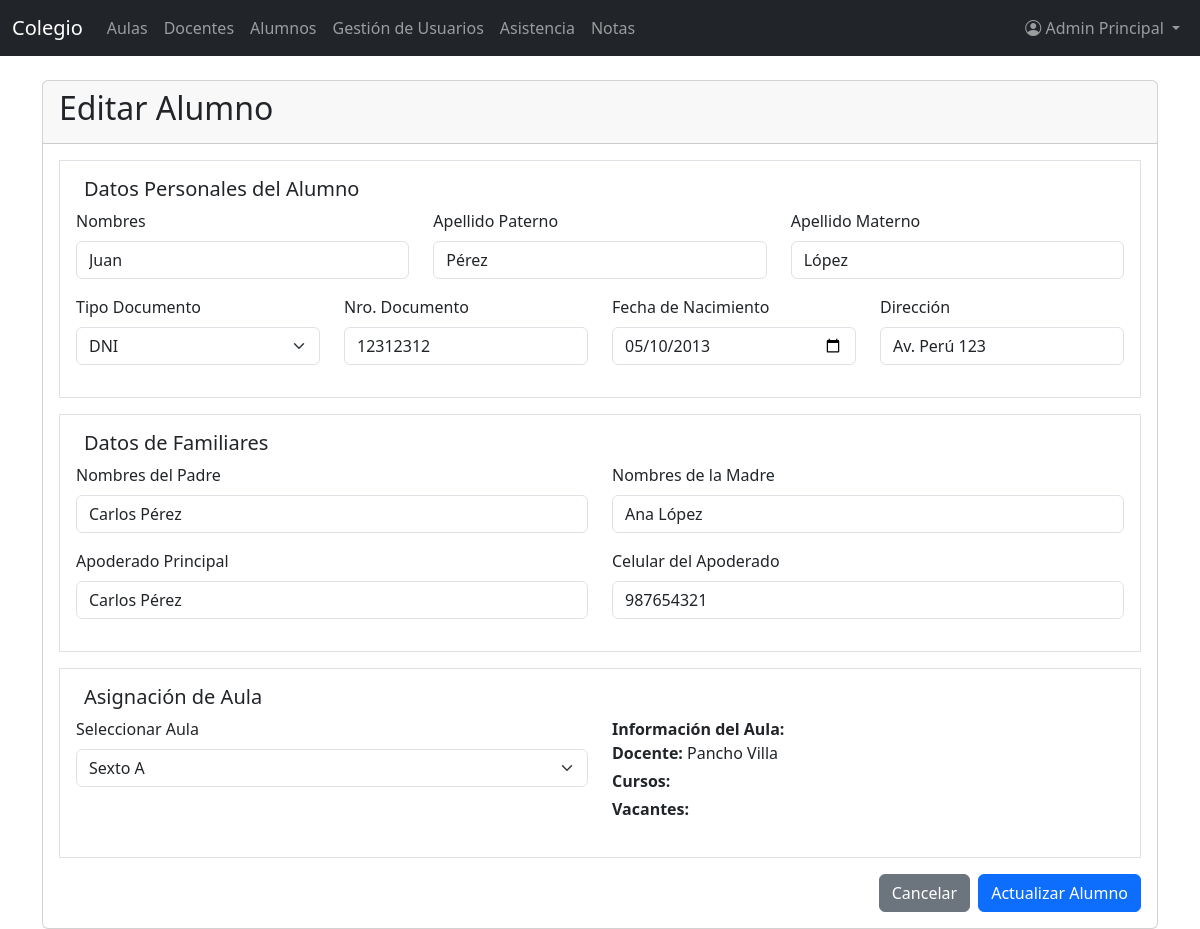
The app's page /index.php?controller=alumno&action=edit&id=1 (signed in) with its own data.
### tables this page shows
CREATE TABLE `alumnos` (
  `id` int(11) NOT NULL,
  `tipo_documento` varchar(20) DEFAULT NULL,
  `dni` varchar(20) DEFAULT NULL,
  `nombres` varchar(100) DEFAULT NULL,
  `apellido_paterno` varchar(100) DEFAULT NULL,
  `apellido_materno` varchar(100) DEFAULT NULL,
  `fecha_nacimiento` date DEFAULT NULL,
  `direccion` varchar(150) DEFAULT NULL,
  `padre` varchar(100) DEFAULT NULL,
  `madre` varchar(100) DEFAULT NULL,
  `apoderado` varchar(100) DEFAULT NULL,
  `celular_apoderado` varchar(20) DEFAULT NULL,
  `fecha_ingreso` date DEFAULT NULL,
  `grupo_id` int(11) DEFAULT NULL,
  `nota_ponderada` decimal(5,2) DEFAULT NULL
);

CREATE TABLE `grupos` (
  `id` int(11) NOT NULL,
  `grado_id` int(11) NOT NULL,
  `seccion_id` int(11) NOT NULL,
  `anio_id` int(11) NOT NULL,
  `docente_id` int(11) DEFAULT NULL
);

CREATE TABLE `grados` (
  `id` int(11) NOT NULL,
  `nombre` varchar(20) DEFAULT NULL
);

CREATE TABLE `secciones` (
  `id` int(11) NOT NULL,
  `nombre` varchar(5) DEFAULT NULL
);

CREATE TABLE `docentes` (
  `id` int(11) NOT NULL,
  `usuario_id` int(11) NOT NULL,
  `nombres` varchar(100) NOT NULL,
  `apellido_paterno` varchar(100) NOT NULL,
  `apellido_materno` varchar(100) DEFAULT NULL,
  `documento` varchar(20) DEFAULT NULL,
  `telefono` varchar(20) DEFAULT NULL,
  `direccion` varchar(120) DEFAULT NULL,
  `foto` varchar(200) DEFAULT NULL,
  `anio_ingreso` int(11) DEFAULT NULL
);

### controllers/AlumnoController.php (called while the page is built, shortened)
<?php
class AlumnoController {
    public function edit() {
        $id = isset($_GET['id']) ? $_GET['id'] : die('ERROR: ID de alumno no encontrado.');
        include_once 'models/Alumno.php';
        include_once 'models/Grupo.php';
        $database = new Database();
        $db = $database->connect();
        $alumno = new Alumno($db);
        $alumno_data = $alumno->readOne($id);
        $grupo_model = new Grupo($db);
        $stmt_grupos = $grupo_model->read();
        $grupos = $stmt_grupos->fetchAll(PDO::FETCH_ASSOC);
        include_once 'views/alumnos/edit.php';
    }
}
?>

### models/Alumno.php (called while the page is built, shortened)
<?php
class Alumno {
    private $conn;
    private $table = 'alumnos';
    public function __construct($db) {
        $this->conn = $db;
    }
    public function readOne($id) {
        $query = 'SELECT
            a.id,
            a.tipo_documento,
            a.dni,
            a.nombres,
            a.apellido_paterno,
            a.apellido_materno,
            a.fecha_nacimiento,
            a.direccion,
            a.padre,
            a.madre,
            a.apoderado,
            a.celular_apoderado,
            a.fecha_ingreso,
            a.grupo_id,
            g.id as grupo_id_actual,
            gr.nombre as grado,
            s.nombre as seccion,
            an.nombre as anio,
            d.nombres as docente_nombres,
            d.apellido_paterno as docente_apellido_paterno
        FROM
            ' . $this->table . ' a
        LEFT JOIN
            grupos g ON a.grupo_id = g.id
        LEFT JOIN
            grados gr ON g.grado_id = gr.id
        LEFT JOIN
            secciones s ON g.seccion_id = s.id
        LEFT JOIN
            anios an ON g.anio_id = an.id
        LEFT JOIN
            docentes d ON g.docente_id = d.id
        WHERE
            a.id = :id
        LIMIT 1';
        $stmt = $this->conn->prepare($query);
        $stmt->bindParam(':id', $id);
        $stmt->execute();
        return $stmt->fetch(PDO::FETCH_ASSOC);
    }
}
?>

### models/Grupo.php (called while the page is built, shortened)
<?php
class Grupo {
    private $conn;
    private $table = 'grupos';
    public function __construct($db) {
        $this->conn = $db;
    }
    public function read() {
        $query = 'SELECT
            g.id,
            gr.nombre as grado,
            s.nombre as seccion,
            a.nombre as anio,
            d.nombres as docente_nombres,
            d.apellido_paterno as docente_ap_paterno
        FROM
            ' . $this->table . ' g
        LEFT JOIN
            grados gr ON g.grado_id = gr.id
        LEFT JOIN
            secciones s ON g.seccion_id = s.id
        LEFT JOIN
            anios a ON g.anio_id = a.id
        LEFT JOIN
            docentes d ON g.docente_id = d.id
        ORDER BY
            g.id ASC';
        $stmt = $this->conn->prepare($query);
        $stmt->execute();
        return $stmt;
    }
}
?>

### views/alumnos/edit.php (the view, shortened to what this page needs)
<?php include_once 'views/layout/header.php'; ?>
<div class="card">
    <div class="card-header">
        <h2 class="card-title">Editar Alumno</h2>
    </div>
    <div class="card-body">
        <form action="index.php?controller=alumno&action=update" method="POST">
            <fieldset class="border p-3 mb-3">
                <legend class="w-auto px-2 h5">Datos Personales del Alumno</legend>
                <div class="row">
                    <div class="col-md-4 mb-3">
                        <label for="nombres" class="form-label">Nombres</label>
                        <input type="text" class="form-control" id="nombres" name="nombres" value="<?php echo htmlspecialchars($alumno_data['nombres']); ?>" required>
                    </div>
                    <div class="col-md-4 mb-3">
                        <label for="apellido_paterno" class="form-label">Apellido Paterno</label>
                        <input type="text" class="form-control" id="apellido_paterno" name="apellido_paterno" value="<?php echo htmlspecialchars($alumno_data['apellido_paterno']); ?>" required>
                    </div>
                    <div class="col-md-4 mb-3">
                        <label for="apellido_materno" class="form-label">Apellido Materno</label>
                        <input type="text" class="form-control" id="apellido_materno" name="apellido_materno" value="<?php echo htmlspecialchars($alumno_data['apellido_materno']); ?>">
                    </div>
                </div>
                <div class="row">
                    <div class="col-md-3 mb-3">
                        <label for="tipo_documento" class="form-label">Tipo Documento</label>
                        <select class="form-select" id="tipo_documento" name="tipo_documento">
                            <option value="DNI" <?php echo ($alumno_data['tipo_documento'] == 'DNI') ? 'selected' : ''; ?>>DNI</option>
                        </select>
                    </div>
                    <div class="col-md-3 mb-3">
                        <label for="dni" class="form-label">Nro. Documento</label>
                        <input type="text" class="form-control" id="dni" name="dni" value="<?php echo htmlspecialchars($alumno_data['dni']); ?>" required>
                    </div>
                    <div class="col-md-3 mb-3">
                        <label for="fecha_nacimiento" class="form-label">Fecha de Nacimiento</label>
                        <input type="date" class="form-control" id="fecha_nacimiento" name="fecha_nacimiento" value="<?php echo htmlspecialchars($alumno_data['fecha_nacimiento']); ?>" required>
                    </div>
                     <div class="col-md-3 mb-3">
                        <label for="direccion" class="form-label">Dirección</label>
                        <input type="text" class="form-control" id="direccion" name="direccion" value="<?php echo htmlspecialchars($alumno_data['direccion']); ?>">
                    </div>
                </div>
            </fieldset>
            <fieldset class="border p-3 mb-3">
                <legend class="w-auto px-2 h5">Datos de Familiares</legend>
                <div class="row">
                    <div class="col-md-6 mb-3">
                        <label for="padre" class="form-label">Nombres del Padre</label>
                        <input type="text" class="form-control" id="padre" name="padre" value="<?php echo htmlspecialchars($alumno_data['padre']); ?>">
                    </div>
                    <div class="col-md-6 mb-3">
                        <label for="madre" class="form-label">Nombres de la Madre</label>
                        <input type="text" class="form-control" id="madre" name="madre" value="<?php echo htmlspecialchars($alumno_data['madre']); ?>">
                    </div>
                </div>
                 <div class="row">
                    <div class="col-md-6 mb-3">
                        <label for="apoderado" class="form-label">Apoderado Principal</label>
                        <input type="text" class="form-control" id="apoderado" name="apoderado" value="<?php echo htmlspecialchars($alumno_data['apoderado']); ?>" required>
                    </div>
                    <div class="col-md-6 mb-3">
                        <label for="celular_apoderado" class="form-label">Celular del Apoderado</label>
                        <input type="text" class="form-control" id="celular_apoderado" name="celular_apoderado" value="<?php echo htmlspecialchars($alumno_data['celular_apoderado']); ?>" required>
                    </div>
                </div>
            </fieldset>
            <fieldset class="border p-3 mb-3">
                <legend class="w-auto px-2 h5">Asignación de Aula</legend>
                <div class="row">
                    <div class="col-md-6 mb-3">
                        <label for="grupo_id" class="form-label">Seleccionar Aula</label>
                        <select class="form-select" id="grupo_id" name="grupo_id" required>
                            <?php foreach ($grupos as $grupo): ?>
                                <option value="<?php echo $grupo['id']; ?>" <?php echo ($alumno_data['grupo_id'] == $grupo['id']) ? 'selected' : ''; ?>>
                                    <?php echo htmlspecialchars($grupo['grado'] . ' ' . $grupo['seccion']); ?>
                                </option>
                            <?php endforeach; ?>
                        </select>
                    </div>
                    <div class="col-md-6 mb-3" id="info-aula" style="<?php echo ($alumno_data['grupo_id'] != '') ? 'display: block;' : 'display: none;'; ?>">
                        <strong>Información del Aula:</strong>
                        <p class="mb-1"><strong>Docente:</strong> <span id="info-docente">
                            <?php echo htmlspecialchars($alumno_data['docente_nombres'] . ' ' . $alumno_data['docente_apellido_paterno']); ?>
                        </span></p>
                        <p class="mb-1"><strong>Cursos:</strong> </p>
                        <p class="mb-1"><strong>Vacantes:</strong> </p>
                    </div>
                </div>
            </fieldset>
            <div class="d-flex justify-content-end">
                <a href="index.php?controller=alumno&action=index" class="btn btn-secondary me-2">Cancelar</a>
                <button type="submit" class="btn btn-primary">Actualizar Alumno</button>
            </div>
        </form>
    </div>
</div>
<?php include_once 'views/layout/footer.php'; ?>

### records on screen
alumnos: nombres "Juan", apellido_paterno "Pérez", apellido_materno "López", tipo_documento "DNI", dni "12312312", fecha_nacimiento "05/10/2013", direccion "Av. Perú 123", padre "Carlos Pérez", madre "Ana López", apoderado "Carlos Pérez", celular_apoderado "987654321", grupo_id "Sexto A", docentes.nombres+apellido_paterno "Pancho Villa"

### other values on screen
$_SESSION['user_name'] "Admin Principal"
